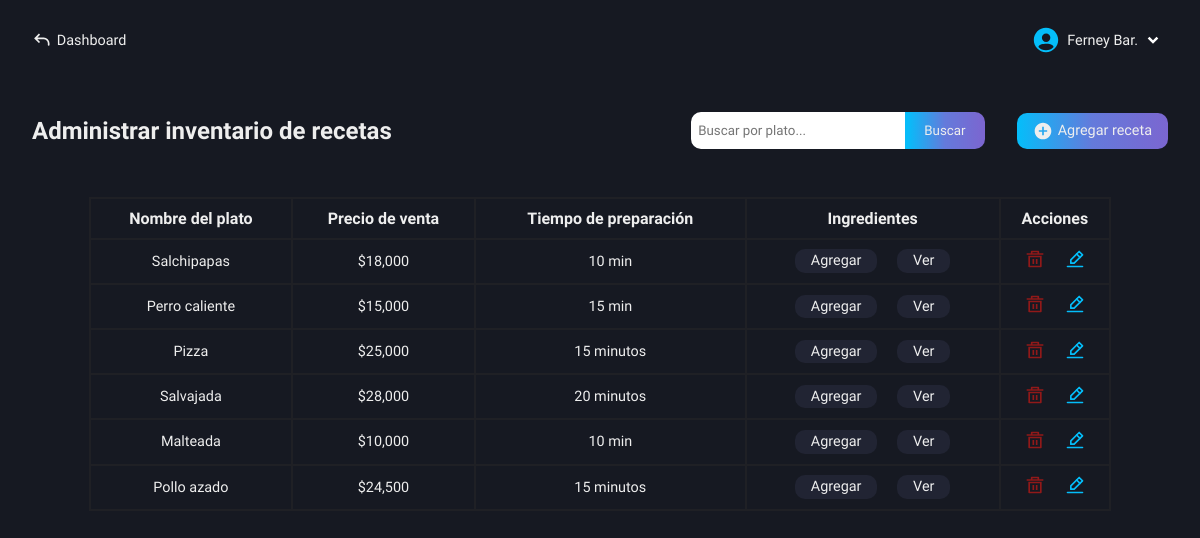
Page /roles/restaurant/inventory/admin-inventory.php (signed in) on the committed database.
### tables this page shows
CREATE TABLE `users` (
  `id` int(11) NOT NULL AUTO_INCREMENT,
  `name` varchar(100) NOT NULL,
  `lastname` varchar(100) NOT NULL,
  `email` varchar(100) NOT NULL,
  `pass` varchar(100) NOT NULL,
  `role` varchar(100) NOT NULL,
  PRIMARY KEY (`id`)
);

CREATE TABLE `recipes` (
  `id` int(11) NOT NULL AUTO_INCREMENT,
  `name_dish` varchar(100) NOT NULL,
  `sale_price` decimal(50,0) NOT NULL,
  `prepared_time` varchar(100) NOT NULL,
  PRIMARY KEY (`id`)
);

### roles/restaurant/inventory/admin-inventory.php (the view, shortened to what this page needs)
<!DOCTYPE html>
<html lang="en">
<head>
    <link rel="stylesheet" href="../../../css/restaurant/admin-inventory.css">
    <link rel="stylesheet" href="../../../css/restaurant/base-autocomplete.css">
    <link rel="stylesheet" href="https://code.jquery.com/ui/1.12.1/themes/base/jquery-ui.css">
    <?php
        include("../../../conexion.php");
        if (isset($_SESSION['user_id'])) {
            $id_user = $_SESSION['user_id'];
        } else {
            header("Location: ../../../index.php");
            exit();
        }
    ?>
</head>
<body>
    <main class="main">
        <nav class="nav-dash">
            <a href="../../dashboard-restaurant.php" class="go-dash">
                <svg xmlns="http://www.w3.org/2000/svg" width="20" height="20" viewBox="0 0 24 24"><path fill="#eee" d="m4 10l-.707.707L2.586 10l.707-.707zm17 8a1 1 0 1 1-2 0zM8.293 15.707l-5-5l1.414-1.414l5 5zm-5-6.414l5-5l1.414 1.414l-5 5zM4 9h10v2H4zm17 7v2h-2v-2zm-7-7a7 7 0 0 1 7 7h-2a5 5 0 0 0-5-5z"/></svg>
                <p>Dashboard</p>
            </a>
            <div class="user-modal">
                <div class="username">
                    <img src="../../../svg/people.svg" alt="">
                    <div class="name-down">
                        <?php
                            $queryData = "SELECT name, lastname FROM users WHERE id = $id_user";
                            $result = mysqli_query($conexion, $queryData);
                            $rowData = mysqli_fetch_assoc($result);
                            echo "<p class='name'>" . $rowData['name'] . ' ' . substr($rowData['lastname'], 0, 3) . ".</p>";
                        ?>
                        <img src="../../../svg/down-arrow.svg" alt="">
                    </div>
                </div>
            </div>
        </nav>
        <section class="info-table-product" id="hidden-modal">
            <div class="table-products">
                <div class="tlt-search-add">
                    <h2 class="tlt-function">Administrar inventario de recetas</h2>
                    <div class="search-add">
                        <form action="functions/search-dish.php" method="POST" class="form-search">
                            <input type="text" name="search" class="input-search b-col-fcs-val" id="search-recipe" placeholder="Buscar por plato..." required>
                            <input type="submit" name="button-search" class="btn-search bg-btn" value="Buscar">
                        </form>
                        <a href="add-recipes.php" class="add bg-btn">
                            <svg xmlns="http://www.w3.org/2000/svg" width="20" height="20" viewBox="0 0 24 24"><path fill="#eee" d="M12 2C6.477 2 2 6.477 2 12s4.477 10 10 10s10-4.477 10-10S17.523 2 12 2m5 11h-4v4h-2v-4H7v-2h4V7h2v4h4z"/></svg>
                            <p>Agregar receta</p>
                        </a>
                    </div>
                </div>
                <div class="content-table">
                    <table>
                        <tr>
                            <th>Nombre del plato</th>
                            <th>Precio de venta</th>
                            <th>Tiempo de preparación</th>
                            <th>Ingredientes</th>
                            <th>Acciones</th>
                        </tr>
                        <?php
                            $getProducts = "SELECT * FROM recipes";
                            $resultProducts = mysqli_query($conexion, $getProducts);
                            if($resultProducts -> num_rows > 0){
                                while($row = mysqli_fetch_array($resultProducts)){
                                    $id = $row['id'];
                                    echo "<tr>
                                            <td>" . ucfirst($row['name_dish']) . "</td>
                                            <td>$" . number_format($row['sale_price'], 0) . "</td>
                                            <td>" . $row['prepared_time'] . "</td>
                                            <td class='view-details'>
                                                <a href='functions/add-ingredients-dish.php?id=$id'>Agregar</a>
                                                <a href='functions/ingredients-details.php?id=$id'>Ver</a>
                                            </td>
                                            <td>
                                                <a href='functions/delete.php?id=$id'>
                                                    <img src='../../../svg/delete.svg' title='Eliminar' />
                                                </a>
                                                <a href='functions/get-data.php?id=$id'>
                                                    <img src='../../../svg/edit.svg' title='Editar' />
                                                </a>
                                            </td>
                                          </tr>";
                                }
                            } else {
                                echo "<tr>
                                        <td colspan='10'>No hay recetas aún.</td>
                                      </tr>";
                            }
                        ?>
                    </table>
                </div>
            </div>
        </section>
    </main>
</body>
</html>

### css/restaurant/admin-inventory.css (style rules this page uses)
.main { display: grid; grid-template-columns: 1fr; grid-template-rows: 80px auto; height: 100vh; background-color: var(--color-dark-blue-gray); }
.info-table-product { grid-column: 1 / 2; grid-row: 2 / 3; padding: 2rem; box-sizing: border-box; background-color: var(--color-dark-blue-gray); }
.table-products { display: flex; flex-direction: column; gap: 3rem; }
.tlt-search-add { display: flex; align-items: center; justify-content: space-between; }
.search-add { display: flex; align-items: center; gap: 2rem; }
.form-search { display: flex; }
.input-search { outline: none; padding: .2rem .3rem; height: 27px; border: 2px solid #fff; width: 200px; color: var(--color-light-black); border-top-left-radius: 10px; border-bottom-left-radius: 10px; }
.btn-search { width: 80px; height: auto; padding: .45rem 0; border: 2px solid transparent; border-top-right-radius: 10px; border-bottom-right-radius: 10px; cursor: pointer; }
.add { display: flex; align-items: center; gap: .3rem; padding: .5rem 1rem; border-radius: 10px; font-size: .9rem; text-decoration: none; }
table, th, td { border: 2px solid #1f2025; }
table { width: 50%; margin: auto; border-collapse: collapse; }
th, td { padding: .6rem 0; text-align: center; }
td { font-size: .9rem; font-weight: 300; }
td:nth-child(5) a { text-decoration: none; }
td:nth-child(5) a:last-child { margin-left: 1rem; }
td:nth-child(4) a { text-decoration: none; }
td:nth-child(4) a:last-child { margin-left: 1rem; }
.view-details a:first-child, .view-details a:last-child { text-decoration: none; background-color: var(--color-dark-charcoal-blue); padding: .2rem 1rem; border-radius: 10px; }
@media (max-width: 1400px) { table { width: 90%; } }

### css/base-nav-dash.css (style rules this page uses)
* { color: #eee; }
.nav-dash { grid-column: 1 / 2; grid-row: 1 / 2; display: flex; align-items: center; justify-content: space-between; padding: 0 2rem; box-sizing: border-box; user-select: none; }
.username { display: flex; align-items: center; gap: .4rem; cursor: pointer; }
.name-down { display: flex; align-items: center; }
.name-down .name { color: #eee; font-size: .9rem; }
.go-dash { display: flex; align-items: center; gap: .3rem; text-decoration: none; }
.go-dash p { font-size: .9rem; color: #eee; }

### css/base-btn-bd.css (style rules this page uses)
.bg-btn { background: linear-gradient( 90deg, #04BEFA, #647adb, #7b66d0, #9554c9, #04BEFA ); background-size: 200%; animation: gradient-move 5s infinite; transition: transform 0.2s, box-shadow 0.2s; }

### rows in the picture
users: name "Ferney", lastname "Bar"
recipes: name_dish "Salchipapas", sale_price "18,000", prepared_time "10 min"
recipes: name_dish "Perro caliente", sale_price "15,000", prepared_time "15 min"
recipes: name_dish "Pizza", sale_price "25,000", prepared_time "15 minutos"
recipes: name_dish "Salvajada", sale_price "28,000", prepared_time "20 minutos"
recipes: name_dish "Malteada", sale_price "10,000", prepared_time "10 min"
recipes: name_dish "Pollo azado", sale_price "24,500", prepared_time "15 minutos"
